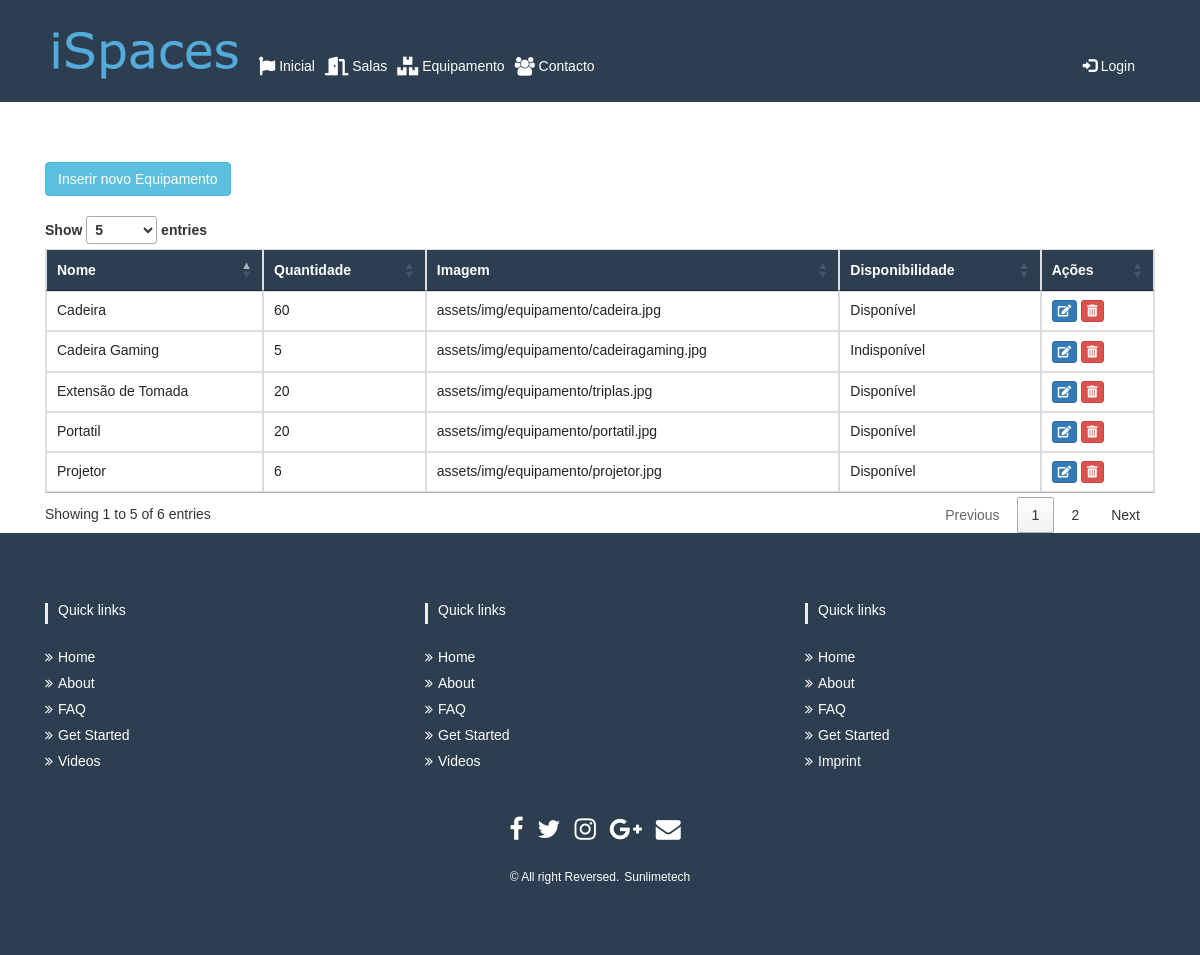
Page /index.php/privado_c/mostra_equipamento (signed in) on the committed database.
### tables this page shows
CREATE TABLE `equipamento` (
  `id` int(11) NOT NULL,
  `nome` varchar(45) NOT NULL,
  `quantidade` varchar(45) NOT NULL,
  `disponibilidade` varchar(45) NOT NULL,
  `imagem` varchar(45) NOT NULL
);

### application/controllers/Privado_c.php (called while the page is built, shortened)
<?php
class Privado_c extends CI_Controller {
	public function __construct()
	{
		$this->load->helper('url_helper');
		$this->load->model("Privado_m");
	}
		public function mostra_equipamento()
		{
			$data['equipamentos']=$this->Privado_m->selecionarEquipamento();
			$this->load->view('templates/header');
			$this->load->view('publico/Equipamento_admin',$data);
			$this->load->view('templates/footer');
		}
}

### index.php (called while the page is built, shortened)
<?php
require_once BASEPATH.'core/CodeIgniter.php';

### application/models/Privado_m.php (called while the page is built, shortened)
<?php
class Privado_m extends CI_Model
{
    public function selecionarEquipamento()
        {
            $query=$this->db->get('Equipamento');
            return $query->result_array();
        }
}

### application/views/publico/Equipamento_admin.php (the view, shortened to what this page needs)
<div class="container">
    <br><br><br>
          <div class="row">
              <div class="col-xs-6 col-md-6">
                 <a href="<?php echo base_url('Inserir_equipamento')?>" data-placement="top" data-toggle="tooltip" title="Insert"><button class="btn btn-info" data-title="Insert" data-toggle="modal" data-target="#insert" >Inserir novo Equipamento</span></button></a>
                </div>
            </div>
            <br>
    <table name="tabelaequipamentos"  id="example" class="table table-bordered table-condensed" >
        <thead>
            <tr id="titulotabela">
                <th>Nome</th>
                <th>Quantidade</th>
                <th>Imagem</th>
                <th>Disponibilidade</th>
                <th>Ações</th>
            </tr>
        </thead>
        <tbody>
                  <?php
                    foreach ($equipamentos as $row){?>
                  <?php $id_equipamento= $row['id'] ?>
            <tr>
                        <td><?php echo $row['nome'] ?></td>
                        <td><?php echo $row['quantidade'] ?></td>
                        <td><?php echo $row['imagem'] ?></td>
                        <td>
                            <?php
                                if($row['disponibilidade']==1){
                                  echo "Disponível";
                                }
                                else{
                                  echo "Indisponível";
                                }
                            ?>
                        </td>
                        <td>
                            <button class="btn btn-primary btn-xs" data-title="Edit" data-toggle="modal" href="#myModaleditar<?php echo $id_equipamento;?>" ><span class="fas fa-edit"></span></button>
                            <button class="btn btn-danger btn-xs"  data-toggle="modal"  href="#myModaleliminar<?php echo $id_equipamento;?>" ><span class="fas fa-trash-alt"></span></button>
                            </td>
                        <?php }  ?>
        </tr>
        </tbody>
    </table>
</div>

### assets/css/header2.css (style rules this page uses)
body { margin: 0px; padding: 0px; }

### assets/css/sala_admin.css (style rules this page uses)
body { font-family: 'Varela Round', sans-serif; }

### assets/css/equipamento_admin.css (style rules this page uses)
#titulotabela { background-color: #2C3E50 ; color:white; }

### rows in the picture
equipamento: nome "Extensão de Tomada", quantidade "20", imagem "assets/img/equipamento/triplas.jpg", disponibilidade "Disponível"
equipamento: nome "Portatil", quantidade "20", imagem "assets/img/equipamento/portatil.jpg", disponibilidade "Disponível"
equipamento: nome "Projetor", quantidade "6", imagem "assets/img/equipamento/projetor.jpg", disponibilidade "Disponível"
equipamento: nome "Cadeira", quantidade "60", imagem "assets/img/equipamento/cadeira.jpg", disponibilidade "Disponível"
equipamento: nome "Cadeira Gaming", quantidade "5", imagem "assets/img/equipamento/cadeiragaming.jpg", disponibilidade "Indisponível"
